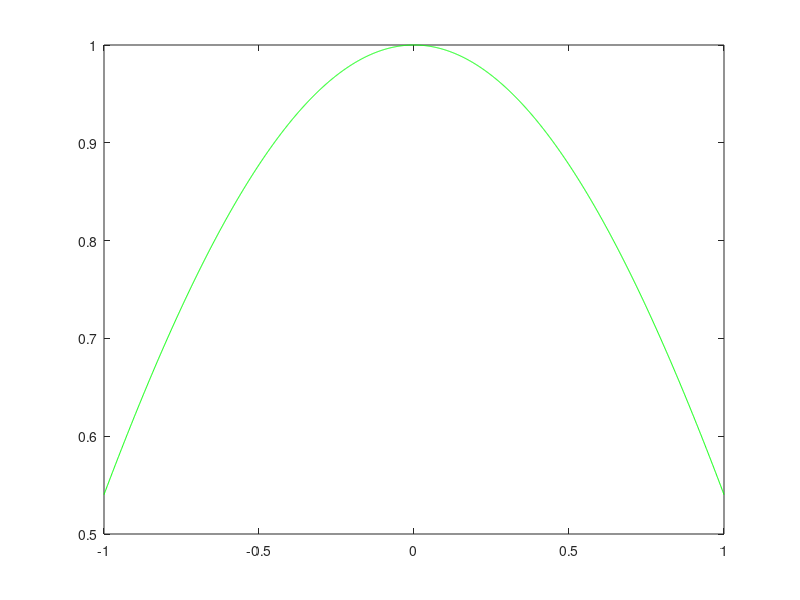

Source code (MATLAB): (Note: this script raises an error after producing the figure.)
n_max = 4;
t = (-1:0.001:1)';
plot(t,cos(t),'g');
hold on;
cmap = rand(n_max, 3);

for n=2:n_max
% Compute the interpolation points (Chebyshev)
alpha = zeros(n,1);
lambda = 2*ones(n+1,1);
lambda(1) = 1;
lambda(2) = 1;
beta = ones(n,1);
x = poly_zeros(n,alpha,beta,lambda);

%compute the matrix M which contains the evaluated polynomials
alpha = zeros(n-1,1);
lambda = 2*ones(n-1+1,1);
lambda(1) = 1;
lambda(2) = 1;
beta = ones(n-1,1);

%evaluate the approximation polynomial in the following points


%evaluate the function to approximate in the interpolation points
fx = cos(x);

%calculate the function values of the evaluated points
yt = interpolate(x,fx,alpha,beta,lambda,t);
yx = interpolate(x,fx,alpha,beta,lambda,x);

% plot some characteristics
plot(t,yt,'Color',color(n,:));
pause
end
hold off

